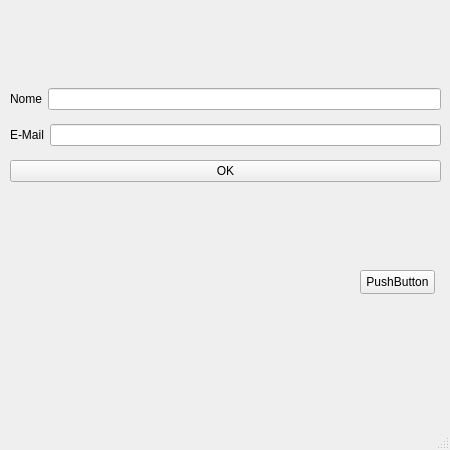
<?xml version="1.0" encoding="UTF-8"?>
<ui version="4.0">
 <class>MainWindow</class>
 <widget class="QMainWindow" name="MainWindow">
  <property name="geometry">
   <rect>
    <x>0</x>
    <y>0</y>
    <width>450</width>
    <height>450</height>
   </rect>
  </property>
  <property name="windowTitle">
   <string>MainWindow</string>
  </property>
  <widget class="QWidget" name="centralwidget">
   <widget class="QPushButton" name="pushButton_2">
    <property name="geometry">
     <rect>
      <x>360</x>
      <y>270</y>
      <width>75</width>
      <height>24</height>
     </rect>
    </property>
    <property name="text">
     <string>PushButton</string>
    </property>
   </widget>
   <widget class="QWidget" name="">
    <property name="geometry">
     <rect>
      <x>10</x>
      <y>80</y>
      <width>431</width>
      <height>111</height>
     </rect>
    </property>
    <layout class="QVBoxLayout" name="verticalLayout">
     <item>
      <layout class="QHBoxLayout" name="horizontalLayout">
       <item>
        <widget class="QLabel" name="label">
         <property name="text">
          <string>Nome</string>
         </property>
        </widget>
       </item>
       <item>
        <widget class="QLineEdit" name="txt_nome"/>
       </item>
      </layout>
     </item>
     <item>
      <layout class="QHBoxLayout" name="horizontalLayout_2">
       <item>
        <widget class="QLabel" name="label_2">
         <property name="text">
          <string>E-Mail</string>
         </property>
        </widget>
       </item>
       <item>
        <widget class="QLineEdit" name="txt_email"/>
       </item>
      </layout>
     </item>
     <item>
      <widget class="QPushButton" name="btn_ok">
       <property name="text">
        <string>OK</string>
       </property>
      </widget>
     </item>
    </layout>
   </widget>
  </widget>
  <widget class="QMenuBar" name="menubar">
   <property name="geometry">
    <rect>
     <x>0</x>
     <y>0</y>
     <width>450</width>
     <height>22</height>
    </rect>
   </property>
  </widget>
  <widget class="QStatusBar" name="statusbar"/>
 </widget>
 <resources/>
 <connections/>
</ui>
